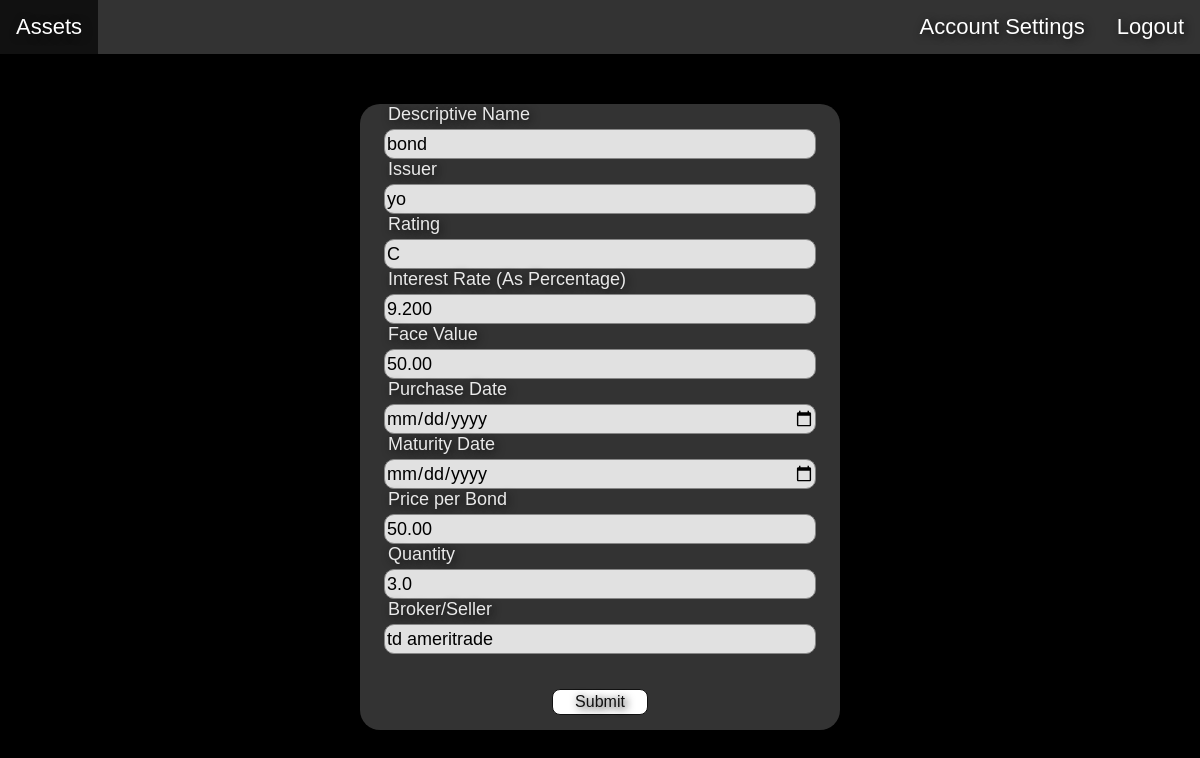
/assets/editasset/35/ (signed in), run on the app's committed database.
### assetman/models.py (models this page shows)
class Bond(models.Model):
    maturityDate = models.DateField(null=False)
    interestRate = models.DecimalField(max_digits=5, decimal_places=3, null=False)
    faceValue = models.DecimalField(max_digits=11, decimal_places=2, null=False)
    issuer = models.CharField(max_length=255, null=False)
    rating = models.CharField(max_length=4)
    FK_asset_bond = models.ForeignKey(Asset, on_delete= models.CASCADE,  null=False, primary_key=True)

class Asset(models.Model):
    assetName = models.CharField(max_length=255, null=False)

class Trade(models.Model):
    class Meta:
        constraints = [
            models.CheckConstraint(check=models.Q(action='B') | models.Q(action='S'), name='actionConstraint'),
        ]
    action = models.CharField(max_length=1, null=False)
    tradeDate = models.DateField(null=False, default=now)
    pricePerAsset = models.DecimalField(max_digits=13, decimal_places=2, null=False, default=1)
    assetQuantity = models.FloatField(null=False, default=1.0)
    FK_trade = models.ForeignKey('self', null=True, on_delete=models.CASCADE)
    FK_asset_trade = models.ForeignKey(Asset, on_delete= models.CASCADE,  null=False)
    FK_agent_trade = models.ForeignKey(Agent, on_delete= models.CASCADE, null=True)

class Agent(models.Model):
    name = models.CharField(max_length=255, null=True)
    firmName = models.CharField(max_length=255, unique=True, null=True)
    FK_address_agent = models.ForeignKey(Address, on_delete= models.CASCADE,  null=True, unique=True)

### assetman/views.py (the view, shortened to what this page needs)
# urls.py: path('editasset/<int:trade_id>/', views.editAsset, name='editAsset'),
@login_required(login_url='/login')
def editAsset(request, trade_id) :
    responseCode, currHolding, assetTrade = check_auth_and_grab_trade(request, trade_id)
    if responseCode == 401 :
        return HttpResponse("You are not authorized to edit this asset", status=401)
    assetType, asset = get_asset_type(currHolding)
    context = {}
    if request.method != 'POST' :
        context = {
            'asset': assetTrade.FK_asset_trade,
            'assetType': assetType,
            'asset': asset,
        }
    return render(request, 'assetman/edit_asset.html', context)

### assetman/views.py (called while the page is built)
def check_auth_and_grab_trade(request, trade_id) :
    currHolding = get_object_or_404(CurrentHoldings, FK_trade=trade_id)
    assetTrade = currHolding.FK_trade
    userTrade = get_object_or_404(UserTrade, FK_trade=trade_id)
    if userTrade.FK_user != request.user :
        return 401, None, None
    return 200, currHolding, assetTrade

def get_asset_type(holding) :
    assetId = holding.FK_trade.FK_asset_trade.id
    s = Stock.objects.filter(FK_asset_stock=assetId).first()
    if s is not None :
        return 's', StockTrade(s, holding.FK_trade)
    p = Property.objects.filter(FK_asset_property=assetId).first()
    if p is not None :
        return 'p', PropertyTrade(p, holding.FK_trade)
    b = Bond.objects.filter(FK_asset_bond=assetId).first()
    if b is not None :
        return 'b', BondTrade(b, holding.FK_trade)
    m = MiscAsset.objects.filter(FK_asset_misc=assetId).first()
    return 'm', MiscTrade(m, holding.FK_trade)

### assetman/templates/assetman/edit_asset.html (shortened to what this page needs)
{% load static %}
<!DOCTYPE html>
<html lang="en" style="background-color:black; font-family:'Franklin Gothic Medium', 'Arial Narrow', Arial, sans-serif;">
  <head>
    <link rel="stylesheet" href="{% static 'assetman/style.css' %}">
  </head>
  <body style="margin:0px">
    <header>
        <div>
            <ul class="navbar">
                <li><a href="/assets/">Assets</a></li>
                {% if request.user.is_authenticated %}
                <li style="float:right">
                    <a href="{% url 'fintech:logout' %}">Logout</a>
                </li>
                <li style="float:right">
                    <a href="/assets/account/">Account Settings</a>
                </li>
                {% else %}
                <li style="float:right">
                    <a href="{% url 'fintech:login' %}">Login</a>
                </li>
                {% endif %}
            </ul>
        </div>
    </header>
    <div class="topic">
        <form method="POST" action="" id="form">
            <div id="specific">
                {% if assetType == 'b' %}
                    <label class="textinput-label" for="name">Descriptive Name</label>
                    <input class="textinput" type="text" name="name" value="{{ asset.Bond.FK_asset_bond.assetName }}" required>
                    <label class="textinput-label" for="issuer">Issuer</label>
                    <input class="textinput" type="text" name="issuer" value="{{ asset.Bond.issuer }}" required>
                    <label class="textinput-label" for="rating">Rating</label>
                    <input class="textinput" type="text" name="rating" value="{{ asset.Bond.rating }}">
                    <label class="textinput-label" for="rate">Interest Rate (As Percentage)</label>
                    <input class="textinput" type="number" name="rate" value="{{ asset.Bond.interestRate }}" required step="0.01" min="0">
                    <label class="textinput-label" for="face">Face Value</label>
                    <input class="textinput" type="number" name="face" value="{{ asset.Bond.faceValue }}" required step="0.01" min="0.01">
                    <label class="textinput-label" for="date">Purchase Date</label>
                    <input class="textinput" type="date" name="date" value="{{ asset.Trade.tradeDate }}" required>
                    <label class="textinput-label" for="maturity">Maturity Date</label>
                    <input class="textinput" type="date" name="maturity" value="{{ asset.Bond.maturityDate }}" required>
                    <label class="textinput-label" for="price">Price per Bond</label>
                    <input class="textinput" type="number" name="price" value="{{ asset.Trade.pricePerAsset }}" required step="0.01" min="0.01">
                    <label class="textinput-label" for="quantity">Quantity</label>
                    <input class="textinput" type="number" name="quantity" value="{{ asset.Trade.assetQuantity }}" required step="0.01" min="0.01">
                    <label class="textinput-label" for="agent">Broker/Seller</label>
                    <input class="textinput" type="text" name="agent" value="{{ asset.Trade.FK_agent_trade.firmName }}" required>
                {% endif %}
            </div>
            <div style="text-align:center; padding-bottom:15px; padding-top:15px">
                <button class="form-button" type="submit" name="submit_post">Submit</button>
            </div>
        </form>
    </div>
    </body>
</html>

### assetman/static/assetman/style.css (style rules this page uses)
ul.navbar { list-style-type: none; margin: 0; padding: 0px; overflow: hidden; background-color: #333; }
li { float: left; }
li a { display: block; color: white; text-align: center; padding: 14px 16px; text-decoration: none; font-size: 22px; text-shadow: 2px 2px 8px #111; }
.topic { background-color: #333; height: auto; width: 40%; border-radius: 20px; margin-left:auto; margin-right: auto; margin-top: 50px; margin-bottom: 50px; }
.textinput { width: 90%; height: 30px; box-sizing:border-box; margin-left: 5%; margin-top: 4px; border: 1px solid rgb(134, 134, 134); background-color: rgb(225, 225, 225); border-radius: 10px; font-size:18px; font-family:'Trebuchet MS', 'Lucida Sans Unicode', 'Lucida Grande', 'Lucida Sans', Arial, sans-serif; }
.textinput-label { font-family:'Trebuchet MS', 'Lucida Sans Unicode', 'Lucida Grande', 'Lucida Sans', Arial, sans-serif; font-size: 18px; color:rgb(233, 233, 233); margin-left:28px; text-shadow: 2px 2px 8px #111; }
.form-button { background-color: white; border: 1px solid #111; color:#111; text-shadow: 2px 2px 8px #111; text-decoration: none; height: 26px; width: 20%; margin-top: 20px; font-size:16px; border-radius: 8px; font-family:'Trebuchet MS', 'Lucida Sans Unicode', 'Lucida Grande', 'Lucida Sans', Arial, sans-serif; }

### data on the page
Bond: name "bond", issuer "yo", rating "C", rate "9.200", face "50.00"
Trade: price "50.00", quantity "3.0", agent "td ameritrade"
